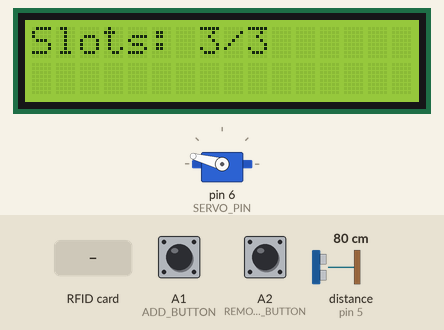
Simulated run of this sketch. Board: Arduino Uno, built with avr-gcc and run on an emulated ATmega328P. Shown: 16×2 character LCD, servo. Wiring (inferred from the names in the program): ultrasonic range finder: trigger A3; echo pin 5. Inputs (shaded band) come from the test bench; at power-on: A1 (ADD_BUTTON) HIGH, A2 (REMOVE_BUTTON) HIGH, distance to the obstacle (sensor on pin 5) 80 cm. The echo pulse lasts 58.3 µs per cm; what the sketch prints to the serial monitor is not drawn.

Above: at 9.5 s.
9.6 s: A1 (ADD_BUTTON) pulled LOW for 0.15 s
At 10.3 s:
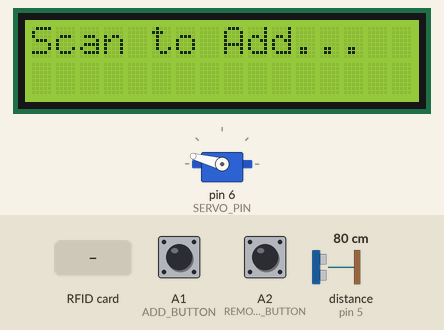
11.2 s: RFID card 5E 7A 19 C4 held to the reader
At 11.6 s:
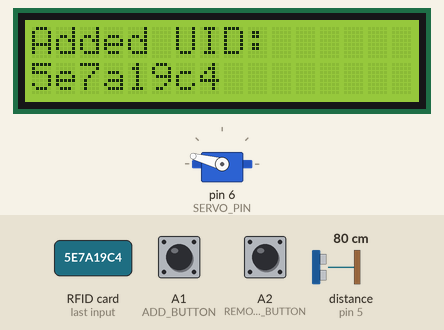
14.2 s: A2 (REMOVE_BUTTON) pulled LOW for 3.2 s
At 17.7 s:
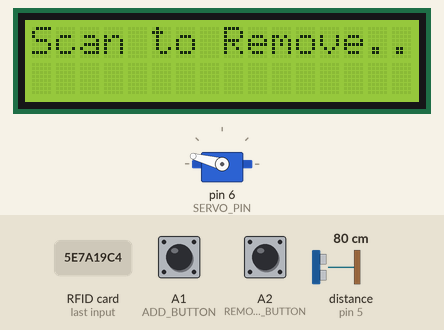
18.9 s: RFID card 5E 7A 19 C4 held to the reader
At 20.0 s:
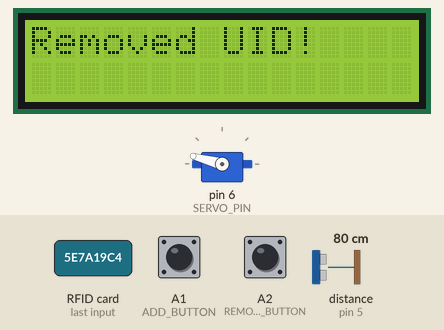
21.9 s: RFID card 5E 7A 19 C4 held to the reader
At 22.2 s:
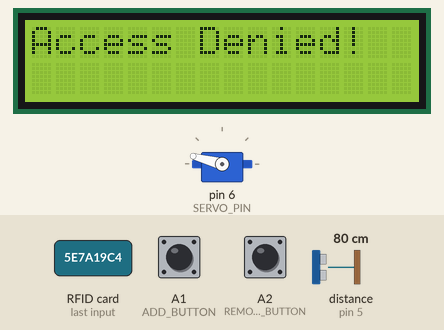
Timing chart, 0 to 24.9 s (numbered marks = the images above; inputs shaded):
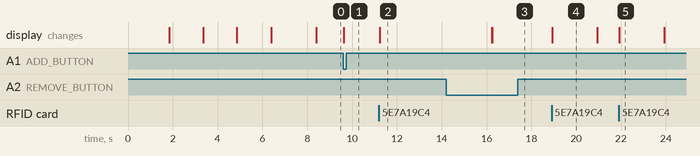

The sketch:

arduino.ino
```cpp
#include <Wire.h>
#include <LiquidCrystal_I2C.h>
#include <SPI.h>
#include <MFRC522.h>
#include <Servo.h>

#define SS_PIN 10
#define RST_PIN 9

#define TRIG_ENTRY 4
#define ECHO_ENTRY 3
#define TRIG_EXIT A3
#define ECHO_EXIT 5

#define SERVO_PIN 6

#define ADD_BUTTON A1
#define REMOVE_BUTTON A2

#define MAX_SLOTS 3
#define MAX_UIDS 10  // Max number of registered UIDs

MFRC522 mfrc522(SS_PIN, RST_PIN);
LiquidCrystal_I2C lcd(0x27, 16, 2);
Servo gateServo;

String registeredUIDs[MAX_UIDS];
int registeredCount = 0;
int availableSlots = MAX_SLOTS;

void setup() {
    Serial.begin(9600);
    SPI.begin();
    mfrc522.PCD_Init();
    lcd.init();
    lcd.backlight();
    pinMode(ADD_BUTTON, INPUT_PULLUP);
    pinMode(REMOVE_BUTTON, INPUT_PULLUP);
    pinMode(TRIG_ENTRY, OUTPUT);
    pinMode(ECHO_ENTRY, INPUT);
    pinMode(TRIG_EXIT, OUTPUT);
    pinMode(ECHO_EXIT, INPUT);
    gateServo.attach(SERVO_PIN);
    closeGate();  // Set initial gate position
    lcd.print("SlotSync");
    lcd.setCursor(0, 1);
    lcd.print("Smart-Parking");
    delay(1700);
    lcd.clear();
    lcd.print("Reserve");
    delay(1500);
    lcd.clear();
    lcd.print("Park");
    delay(1500);
    lcd.clear();
    lcd.print("Enjoy");
    delay(1500);
    lcd.clear();
    lcd.print("Made by Aarav");
    lcd.setCursor(0, 1);
    lcd.print("and Jainam");
    delay(2000);
    lcd.clear();
    updateLCD();
}

void loop() {
    if (digitalRead(ADD_BUTTON) == LOW) {
        addCard();
    } else if (digitalRead(REMOVE_BUTTON) == LOW) {
        removeCard();
    } else {
        checkEntry();
        checkExit();
    }

    static unsigned long lastSent = 0;
    if (millis() - lastSent >= 1000) {  // Send data every 1 second
        Serial.print("Available Slots: ");
        Serial.println(availableSlots);
        lastSent = millis();
    }
}

void addCard() {
    lcd.clear();
    lcd.print("Scan to Add...");
    while (!mfrc522.PICC_IsNewCardPresent() || !mfrc522.PICC_ReadCardSerial());

    String newUID = getUID();
    if (isRegistered(newUID)) {
        lcd.clear();
        lcd.print("Already Added!");
        delay(2000);
        return;
    }

    if (registeredCount >= MAX_UIDS) {
        lcd.clear();
        lcd.print("Memory Full!");
        delay(2000);
        return;
    }

    registeredUIDs[registeredCount++] = newUID;
    lcd.clear();
    lcd.print("Added UID:");
    lcd.setCursor(0, 1);
    lcd.print(newUID);
    delay(5000);
    updateLCD();
}

void removeCard() {
    lcd.clear();
    lcd.print("Scan to Remove...");
    while (!mfrc522.PICC_IsNewCardPresent() || !mfrc522.PICC_ReadCardSerial());

    String uid = getUID();
    int index = getUIDIndex(uid);
    if (index == -1) {
        lcd.clear();
        lcd.print("Not Found!");
        delay(2000);
        return;
    }

    for (int i = index; i < registeredCount - 1; i++) {
        registeredUIDs[i] = registeredUIDs[i + 1];
    }
    registeredCount--;

    lcd.clear();
    lcd.print("Removed UID!");
    delay(2000);
    updateLCD();
}

void checkEntry() {
    if (!mfrc522.PICC_IsNewCardPresent() || !mfrc522.PICC_ReadCardSerial()) return;

    String uid = getUID();
    if (!isRegistered(uid)) {
        lcd.clear();
        lcd.print("Access Denied!");
        delay(2000);
        updateLCD();
        return;
    }

    if (availableSlots <= 0) {
        lcd.clear();
        lcd.print("Parking Full!");
        delay(2000);
        updateLCD();
        return;
    }

    lcd.clear();
    lcd.print("Entry Granted!");
    openGate();
    availableSlots--;
    delay(5000);
    closeGate();
    updateLCD();
}

void checkExit() {
    if (measureDistance(TRIG_EXIT, ECHO_EXIT) < 10) {
        if (availableSlots < MAX_SLOTS) {
            lcd.clear();
            lcd.print("Exit Granted!");
            openGate();
            availableSlots++;
            delay(5000);
            closeGate();
            updateLCD();
        }
    }
}

bool isRegistered(String uid) {
    for (int i = 0; i < registeredCount; i++) {
        if (registeredUIDs[i] == uid) return true;
    }
    return false;
}

int getUIDIndex(String uid) {
    for (int i = 0; i < registeredCount; i++) {
        if (registeredUIDs[i] == uid) return i;
    }
    return -1;
}

String getUID() {
    String uid = "";
    for (byte i = 0; i < mfrc522.uid.size; i++) {
        uid += String(mfrc522.uid.uidByte[i], HEX);
    }
    mfrc522.PICC_HaltA();
    return uid;
}

void openGate() {
    gateServo.write(90);  // Open at 90°
}

void closeGate() {
    gateServo.write(165); // Close at 165°
}

float measureDistance(int trig, int echo) {
    digitalWrite(trig, LOW);
    delayMicroseconds(2);
    digitalWrite(trig, HIGH);
    delayMicroseconds(10);
    digitalWrite(trig, LOW);
    return pulseIn(echo, HIGH) * 0.034 / 2;
}

void updateLCD() {
    lcd.clear();
    lcd.print("Slots: ");
    lcd.print(availableSlots);
    lcd.print("/3");
    Serial.println(availableSlots);
}
```

Measured:
- after the input at 9.6 s, the display: changes at once (image 1)
- after the input at 11.2 s, the display: changes at once (image 2)
- after the input at 14.2 s, the display: first differs from a run without the input after 2.1 s (image 3)
- after the input at 18.9 s, the display: changes at once (image 4)
- after the input at 21.9 s, the display: changes at once (image 5)
- what the display in image 4 shows lasts 2.0 s, from 18.9 s to 20.9 s
